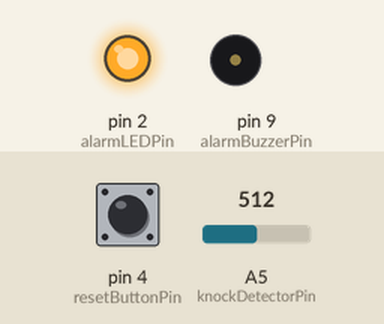
Recording of a sketch running on a simulated Arduino Uno, built with avr-gcc and run on an emulated ATmega328P. Parts: output pins drawn as LEDs (lit = HIGH), buzzer (waves = sounding). Inputs (shaded band) come from the test bench; at power-on: pin 4 (resetButtonPin) HIGH, A5 (knockDetectorPin) = 512.

Above: at 1.2 s.
1.3 s: pin 4 (resetButtonPin) pulled LOW for 0.15 s
At 1.37 s:
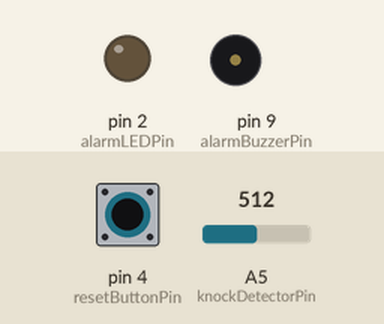
4.4 s: pin 4 (resetButtonPin) pulled LOW for 3.2 s
At 8.9 s:
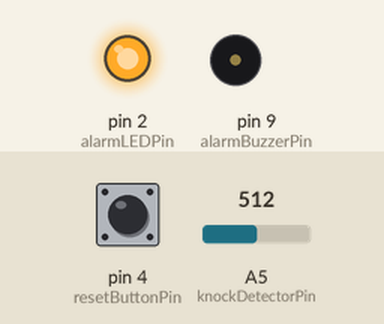
12.1 s: pin 4 (resetButtonPin) pulled LOW for 1 s
At 19.3 s:
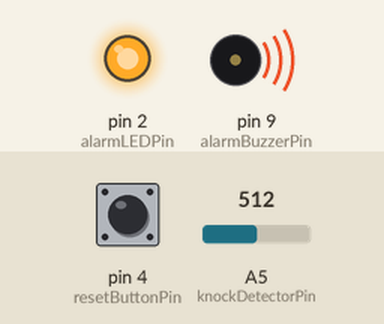
Timing chart, 0 to 20.8 s (numbered marks = the images above; inputs shaded):
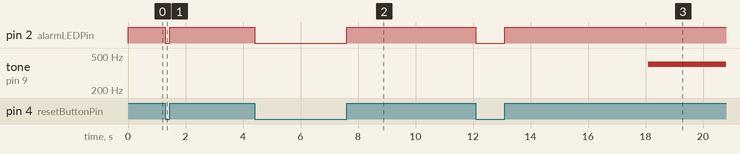

Measured:
- after the input at 1.3 s, pin 2 (alarmLEDPin): HIGH → LOW at once, → HIGH 0.15 s later
- after the input at 4.4 s, pin 2 (alarmLEDPin): HIGH → LOW at once, → HIGH 3.2 s later; tone on pin 9 (alarmBuzzerPin): stays silent (without the input it goes to 400 Hz after 2.1 s)
- after the input at 12.1 s, pin 2 (alarmLEDPin): HIGH → LOW at once, → HIGH 1.0 s later; tone on pin 9 (alarmBuzzerPin): silent → 400 Hz after 6.0 s instead of 0.50 s

The sketch:

2_Knock_Detector_Alarm.ino
```cpp
/*
 * Code that detects knocks form a passive buzzer. After 5 seconds
 * an alarm (in the form of a buzzer tone) will be started. If a
 * button is pressed it will be reset.
 */


// Pin declarations
const int knockDetectorPin = A5;
const int alarmLEDPin = 2;
const int alarmBuzzerPin = 9;
const int resetButtonPin  = 4;

// Values used for main loop
int buzzerValue = 0;
int buttonValue = 0;
int ledValue = LOW;

bool alarmStarted = false;

unsigned long startTime = 0;
unsigned long currentTime = 0;
unsigned long interval = 5000; // 5 seconds

void startAlarmCountdown() {
  alarmStarted = true;
  startTime = currentTime;

  // LED that is on if the countdown and alarm are active
  ledValue = HIGH;
}

void resetAlarm() {
  noTone(alarmBuzzerPin);
  alarmStarted = false;

  // show that the alarm is inactive and ready to be tripped
  ledValue = LOW;
}

void setup() {
    pinMode(knockDetectorPin, INPUT);
    pinMode(alarmLEDPin, OUTPUT);
    pinMode(alarmBuzzerPin, OUTPUT);
    pinMode(resetButtonPin, INPUT_PULLUP);
}

void loop() {
  buzzerValue = analogRead(knockDetectorPin);
  buttonValue = digitalRead(resetButtonPin);

  currentTime = millis();

  // detect knocks
  if(buzzerValue && !alarmStarted){
    startAlarmCountdown();
  }

  // start alarm if 5s passed
  if(alarmStarted && startTime + interval < currentTime) {
    tone(alarmBuzzerPin, 400);
  }

  if(!buttonValue){
    resetAlarm();
  }

  digitalWrite(alarmLEDPin, ledValue);
}
```
